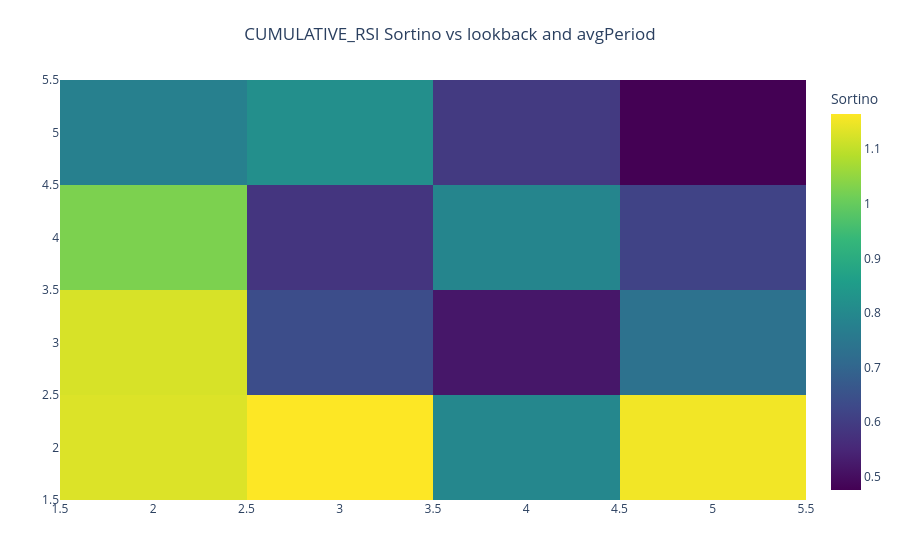

Notebook source saved alongside this figure:
### Code cell
# Also test heatmap mode
df_2d_hm, fig_2d_hm = explorer.plot_2d_parameter_surface(
    module_name='cumulative_rsi',
    param1_name='lookback',
    param2_name='avgPeriod',
    feature_name='signal',
    target_col='log_return',
    base_model=model,
    metric=metric,
    plot_type='heatmap'
)

### Figure 1 — Plotly figure (JSON) as saved in the notebook; plotly's stock layout.template omitted (floating-point values rounded to 4 significant figures)
{"data": [{"colorbar": {"title": {"text": "Sortino"}}, "colorscale": [[0, "#440154"], [0.1111, "#482878"], [0.2222, "#3e4989"], [0.3333, "#31688e"], [0.4444, "#26828e"], [0.5556, "#1f9e89"], [0.6667, "#35b779"], [0.7778, "#6ece58"], [0.8889, "#b5de2b"], [1, "#fde725"]], "hovertemplate": "<b>lookback</b>: %{y:.2f}<br><b>avgPeriod</b>: %{x:.2f}<br><b>sortino</b>: %{z:.4f}<extra></extra>", "type": "heatmap", "x": [2, 3, 4, 5], "y": [2, 3, 4, 5], "z": [[1.13, 1.165, 0.7967, 1.153], [1.125, 0.6391, 0.5195, 0.7342], [1.026, 0.5828, 0.7898, 0.614], [0.7748, 0.8172, 0.5935, 0.4754]]}], "layout": {"margin": {"b": 60, "l": 60, "r": 60, "t": 80}, "scene": {"aspectmode": "auto", "camera": {"center": {"x": 0, "y": 0, "z": 0}, "eye": {"x": 1.5, "y": 1.5, "z": 0.8}, "up": {"x": 0, "y": 0, "z": 1}}, "xaxis": {"showspikes": false, "title": {"font": {"size": 12}, "text": "avgPeriod"}}, "yaxis": {"showspikes": false, "title": {"font": {"size": 12}, "text": "lookback"}}, "zaxis": {"showspikes": false, "title": {"font": {"size": 12}, "text": "Sortino"}}}, "showlegend": false, "title": {"text": "CUMULATIVE_RSI Sortino vs lookback and avgPeriod", "x": 0.5}}}
